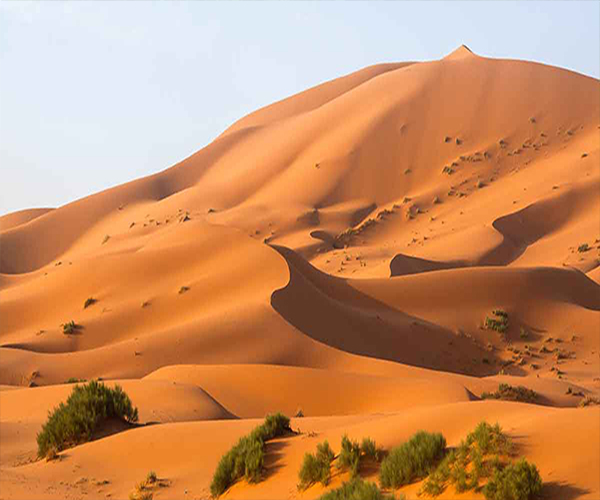
//> input picture Prácticas/Franklin Canaza/Práctica 1/images/image1.jpg, 600 x 500 px
$ ./operacionesOpencv   (built with g++ and OpenCV 4)
//> lines starting //> are read from the running program, lines starting //| are printed output that depends on the picture
#include<opencv2/opencv.hpp>
#include<bits/stdc++.h>

using namespace cv;
using namespace std;
void gamma(string);
void add(string,string);
void sub(string,string);
int main(int argc, char** argv){
    add("image1.jpg","image2.jpg");
    sub("image1.jpg","image2.jpg");
    gamma("image1.jpg");
    return 0;
}
void gamma(string image){

Mat img= imread("image", 1);
    imshow("Entrada", img);

    Mat im32F;
    img.convertTo(im32F, CV_32F, 1.0/255.0);
    pow(im32F, 0.85, im32F);
    im32F.convertTo(img, CV_8U, 255);

    imshow("Gamma", im32F);

    waitKey(0);
}
void add(string image1,string image2){
//> called with image1 = "image1.jpg", image2 = "image2.jpg"
double alpha = 0.5; double beta; double input=0;

 Mat src1, src2, dst;

 src1 = imread(image1);
//> src1 is the input picture: 500 rows x 600 cols, CV_8UC3; mean B, G, R 99.3, 141.9, 200.6
 src2 = imread(image2);
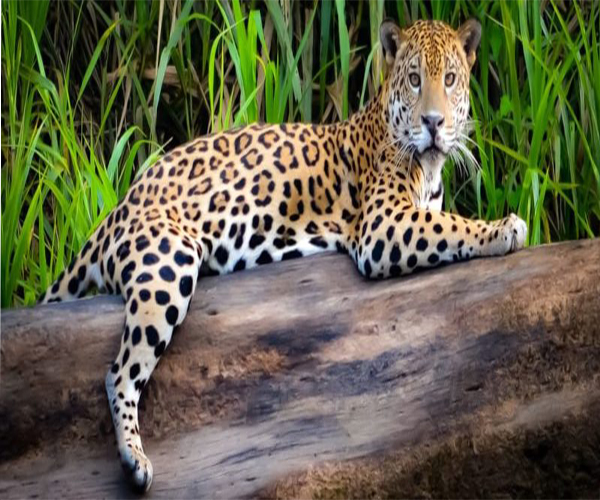
//> input picture Prácticas/Franklin Canaza/Práctica 1/images/image2.jpg, 600 x 500 px
//> src2 is the input picture: 500 rows x 600 cols, CV_8UC3; mean B, G, R 75.1, 98.6, 99.8

 namedWindow("Linear Blend", 1);

 beta = ( 1.0 - alpha );

 addWeighted( src1, alpha, src2, beta, 0.0, dst);
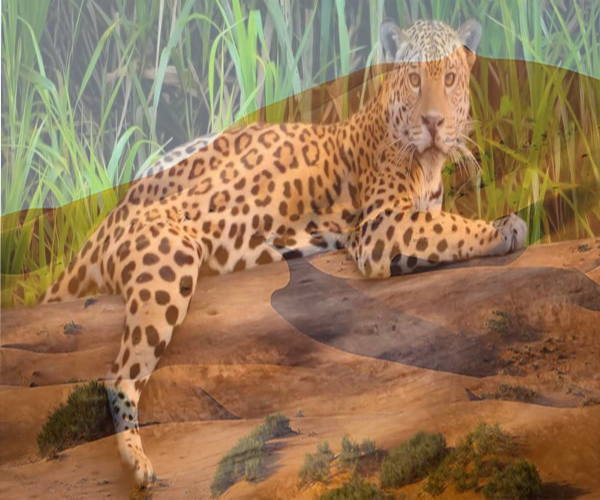
//> dst: 500 rows x 600 cols, CV_8UC3; mean B, G, R 87.2, 120.2, 150.2

 imshow( "Linear Blend", dst );

 waitKey(0);
 return 0;
}
void sub(string image1,string image2){
double alpha = 0.5; double beta; double input=1;

 Mat src1, src2, dst;

 src1 = imread(image1);
 src2 = imread(image2);

 namedWindow("Linear Blend", 1);

 beta = ( 1.0 - alpha );

//> (the run ends here: the program needs code that is not available in this run, at `cv.subtract( src1, alpha, src2, beta, 0.0, dst);`)
